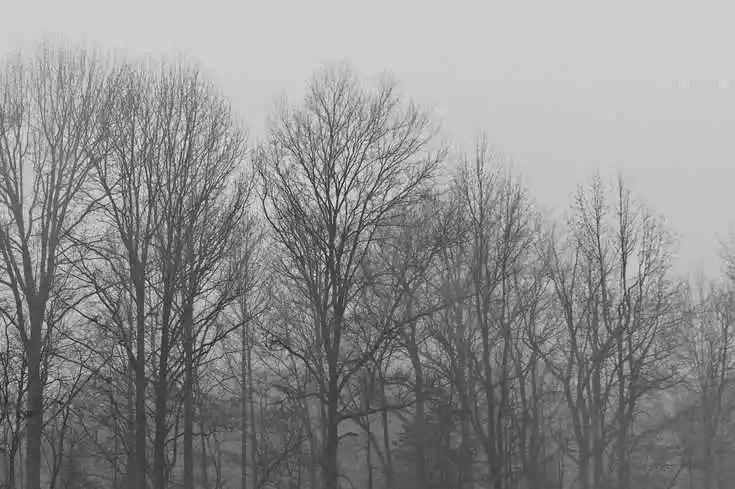

Write Python code to recreate this figure.
import numpy as np
import time
from PIL import Image


def minmax_normalization_native(image_array):
    min_val = np.min(image_array)
    max_val = np.max(image_array)
    height, width = image_array.shape

    # Массив для нормализованного изображения
    normalized_image_array = np.zeros_like(image_array, dtype=np.float32)


    for i in range(height):
        for j in range(width):
            if max_val != min_val:
                # Используем float для вычислений
                normalized_image_array[i, j] = (255.0 * (image_array[i, j] - min_val) / (max_val - min_val))
            else:
                normalized_image_array[i, j] = 0.0  # Если все значения одинаковые

    # Преобразование обратно в uint8
    normalized_image_array = np.clip(normalized_image_array, 0, 255).astype(np.uint8)

    return normalized_image_array


def test_minmax_normalization():
    image = Image.open('image.jpg').convert('L')  
    image_array = np.array(image)

    start_time = time.time()

    normalized_image = minmax_normalization_native(image_array)

    end_time = time.time()

    normalized_image_pil = Image.fromarray(normalized_image)
    normalized_image_pil.save('lr1_2.jpg')

    print(f"Время выполнения программы: {end_time - start_time} секунд")


test_minmax_normalization()
